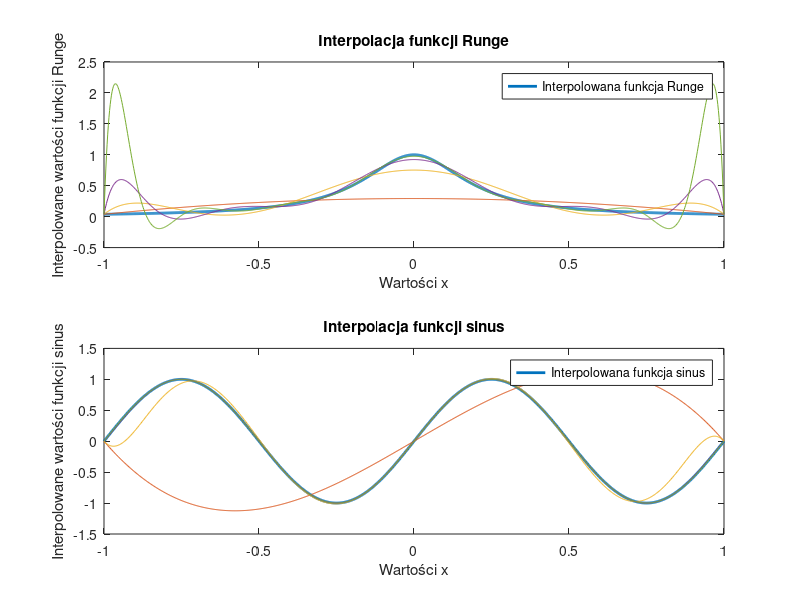

Write MATLAB code to recreate this figure.
function [V, original_Runge, original_sine, interpolated_Runge, interpolated_sine] = zadanie1()
    % Rozmiar tablic komórkowych (cell arrays) V, interpolated_Runge, interpolated_sine: [1,4].
    % V{i} zawiera macierz Vandermonde wyznaczoną dla liczby węzłów interpolacji równej N(i)
    % original_Runge - wektor wierszowy zawierający wartości funkcji Runge dla wektora x_fine=linspace(-1, 1, 1000)
    % original_sine - wektor wierszowy zawierający wartości funkcji sinus dla wektora x_fine
    % interpolated_Runge{i} stanowi wierszowy wektor wartości funkcji interpolującej 
    %       wyznaczonej dla funkcji Runge (wielomian stopnia N(i)-1) w punktach x_fine
    % interpolated_sine{i} stanowi wierszowy wektor wartości funkcji interpolującej
    %       wyznaczonej dla funkcji sinus (wielomian stopnia N(i)-1) w punktach x_fine
    N = 4:4:16; % liczba węzłów interpolacji
    x_fine = linspace(-1, 1, 1000); 
    original_Runge = 1 ./ (1 + 25 * x_fine.^2); % obliczamy oryginalne wartości funkcji

    figure;
    subplot(2,1,1);
    plot(x_fine, original_Runge, 'LineWidth', 2);
    hold on;
    interpolated_Runge = cell(1,length(N));
    for i = 1:length(N)
        V{i} = vandermonde_matrix(N(i)); % macierz Vandermonde
        x = linspace(-1,1,N(i)); % węzły interpolacji
        y = 1 ./ (1 + 25 * x.^2); % wartości funkcji interpolowanej w węzłach interpolacji
        c_runge = V{i} \ y'; % współczynniki wielomianu interpolującego
        interpolated_Runge{i} = polyval(flipud(c_runge), x_fine); % interpolacja, flipud odwraca kolejność wierszy, bo polyval bierze od największych potęg
        plot(x_fine, interpolated_Runge{i});
        xlabel('Wartości x');
        ylabel('Interpolowane wartości funkcji Runge');
        title('Interpolacja funkcji Runge');
        legend('Interpolowana funkcja Runge');
    end
    hold off

    original_sine = sin(2 * pi * x_fine);
    subplot(2,1,2);
    plot(x_fine, original_sine, 'LineWidth', 2);
    hold on;
    interpolated_sine = cell(1,length(N));
    for i = 1:length(N)
        x = linspace(-1,1,N(i)); % węzły interpolacji
        y = sin(2 * pi * x); % wartości funkcji sinus w węzłach interpolacji
        c_sine = V{i} \ y'; % współczynniki wielomianu interpolującego
        interpolated_sine{i} = polyval(flipud(c_sine), x_fine); % interpolacja
        plot(x_fine, interpolated_sine{i});
        xlabel('Wartości x');
        ylabel('Interpolowane wartości funkcji sinus');
        title('Interpolacja funkcji sinus');
        legend('Interpolowana funkcja sinus');
    end
    hold off

    saveas(gcf, 'zadanie1.png');
end

function V = vandermonde_matrix(N)
    % Generuje macierz Vandermonde dla N równomiernie rozmieszczonych w przedziale [-1, 1] węzłów interpolacji
    x_coarse = linspace(-1,1,N);
    V = ones(N,N);
    for i = 1:N
        V(:,i) = x_coarse.^(i-1); % wypełnienie kolumn macierzy 
    end
end
